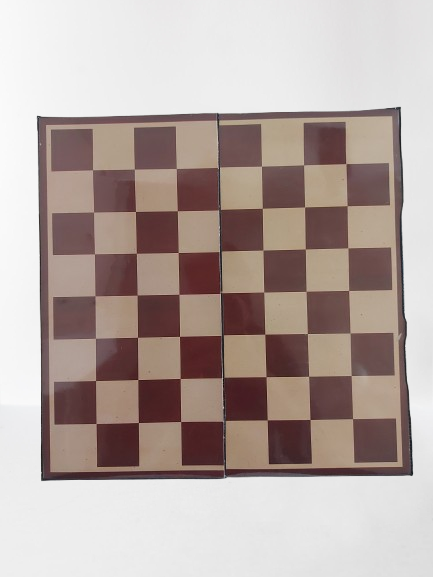
#> input picture Camera Calibration/Images/1.png, 433 x 577 px
$ jupyter execute Calibrate.ipynb
#> lines starting #> are read from the running program, lines starting #| are printed output that depends on the picture; after the words box and inside, x2 and y2 are one past the last pixel; in counts of white or black regions, pixels touching at a corner belong together
[cell 1]
import numpy as np
import cv2 as cv
import glob

[cell 2]
def prepare_object_points(rows, cols):
    """Prepare object points for chessboard corners."""
    objp = np.zeros((rows * cols, 3), np.float32)
    objp[:, :2] = np.mgrid[0:cols, 0:rows].T.reshape(-1, 2)
    return objp

[cell 3]
def convert_to_grayscale_and_threshold(img_path):
    """Convert image to grayscale and apply thresholding."""
#> called with img_path = './Images/1.png'
    img = cv.imread(img_path)
#> img is the input picture: shape (577, 433, 3); mean B, G, R 162, 166.7, 180.5
    gray = cv.cvtColor(img, cv.COLOR_BGR2GRAY)
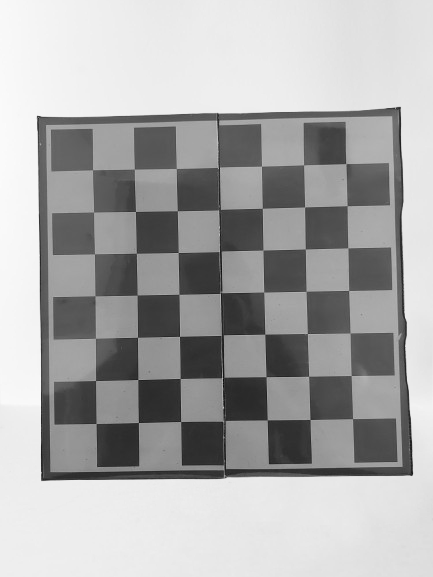
#> gray: shape (577, 433); min 8, max 251, mean 170.3
    _, gray = cv.threshold(gray, 127, 255, cv.THRESH_BINARY)
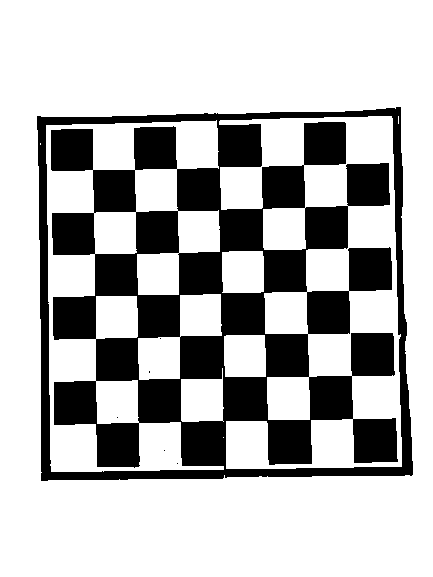
#> gray: shape (577, 433); 72.1% white; 6 black regions (5 under 20 px), largest, box (x1, y1, x2, y2) and area: (37, 107, 413, 481) 69770
    return gray

def check_chessboard_and_find_corners(gray, rows, cols, criteria):
    """Check for chessboard corners and refine them."""
#> called with rows = 7, cols = 7, criteria = (3, 30, 0.001)
    if not cv.checkChessboard(gray, (cols, rows)):
        return False, None

    ret, corners = cv.findChessboardCornersSB(gray, (cols, rows), flags=0)
#> ret = True; corners = 49 rows, first 8: [92.55, 169.8], [134.4, 169.3], [176.3, 168.5], [218.5, 167], [261.5, 166.2], [303.5, 165], [346, 163.7], [93.51, 212]
    if ret:
        corners = cv.cornerSubPix(gray, corners, (11, 11), (-1, -1), criteria)
#> corners = 49 rows, first 8: [92.4, 169.3], [134.8, 169.6], [176.7, 168.4], [218.6, 167.2], [261.5, 166.6], [303.5, 164.7], [345.5, 163.5], [93.53, 212.3]
    return ret, corners

[cell 4]
def process_images(image_paths, rows, cols, criteria):
    """Process each image to find chessboard corners."""
    objpoints = []
    imgpoints = []
    objp = prepare_object_points(rows, cols)

    for img_path in image_paths:
        gray = convert_to_grayscale_and_threshold(img_path)
        ret, corners = check_chessboard_and_find_corners(gray, rows, cols, criteria)

        if ret:
            objpoints.append(objp)
            imgpoints.append(corners)
            img = cv.imread(img_path)
            cv.drawChessboardCorners(img, (cols, rows), corners, ret)
            cv.imwrite(img_path.replace(".png", "_new.png").replace("Images", "Outputs"), img)
            cv.imshow('img', img)
            cv.waitKey(500)

    cv.destroyAllWindows()
    return objpoints, imgpoints, gray.shape[::-1]

def process_images_exclude(image_paths, rows, cols, criteria):
    """Process each image but exclude './Images/5.png'."""
    objpoints = []
    imgpoints = []
    objp = prepare_object_points(rows, cols)

    for img_path in image_paths:
        if img_path == './Images/5.png':
            print(f"Excluding {img_path} from processing.")
            continue

        gray = convert_to_grayscale_and_threshold(img_path)
        ret, corners = check_chessboard_and_find_corners(gray, rows, cols, criteria)
#> ret = True

        if ret:
            objpoints.append(objp)
            imgpoints.append(corners)
            img = cv.imread(img_path)
            cv.drawChessboardCorners(img, (cols, rows), corners, ret)
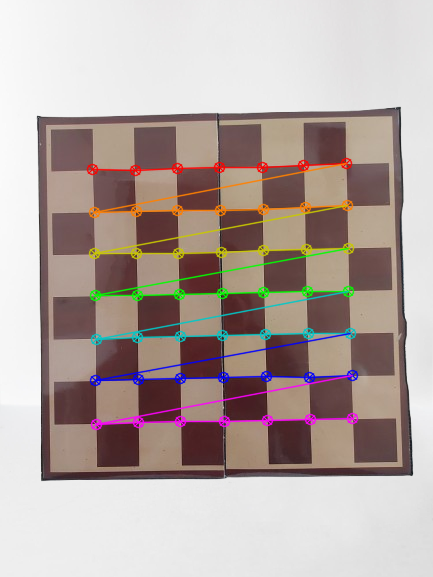
#> img: shape (577, 433, 3); 5.52% of pixels changed, all inside (x1, y1, x2, y2) = (86, 157, 359, 431)
            cv.imwrite(img_path.replace(".png", "_new.png").replace("Images", "Outputs"), img)
            cv.imshow('img', img)
            cv.waitKey(500)
#> pass 2 of the loop in process_images_exclude, `for img_path in image_paths:`:
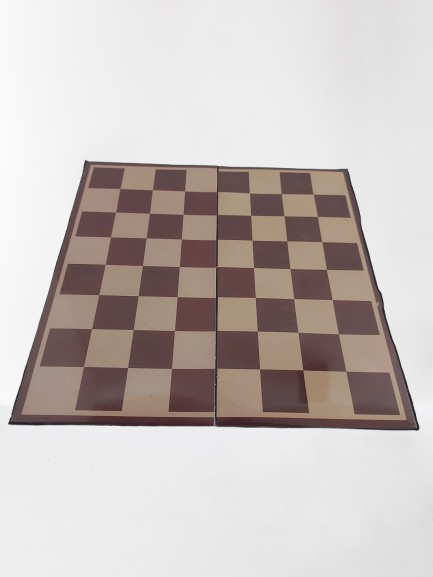
#> input picture Camera Calibration/Images/2.png, 433 x 577 px
#> in convert_to_grayscale_and_threshold, img is the input picture: shape (577, 433, 3); mean B, G, R 187, 189.7, 197.9
#> in convert_to_grayscale_and_threshold (call 2), `_, gray = cv.threshold(gray, 127, 255, cv.THRESH_BINARY)`:
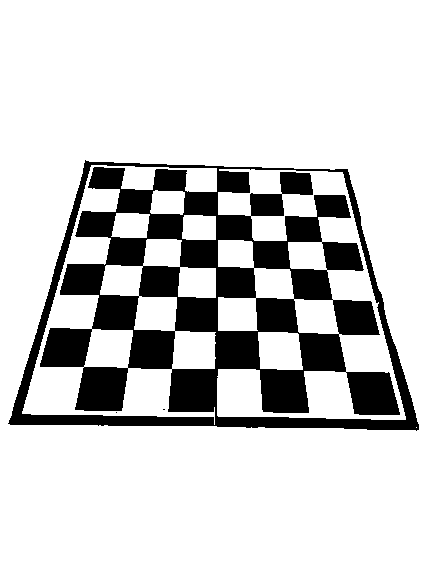
#> gray: shape (577, 433); 81.4% white; 3 black regions (2 under 20 px), largest, box (x1, y1, x2, y2) and area: (8, 160, 419, 431) 46521
#> in check_chessboard_and_find_corners (call 2), `ret, corners = cv.findChessboardCornersSB(gray, (cols, rows), flags=0)`: corners = 49 rows, first 8: [120, 188.6], [152.4, 189.9], [184.6, 190.9], [217, 191.5], [249.5, 192.8], [281.2, 193.4], [313.1, 194.3], [115.5, 212]
#> in check_chessboard_and_find_corners (call 2), `corners = cv.cornerSubPix(gray, corners, (11, 11), (-1, -1), criteria)`: corners = 49 rows, first 8: [120.2, 188.5], [152.6, 189.6], [184.6, 190.9], [217, 191.5], [249.7, 192.6], [281.4, 193.5], [312.8, 194.6], [115.5, 212]
#> in process_images_exclude, `cv.drawChessboardCorners(img, (cols, rows), corners, ret)`:
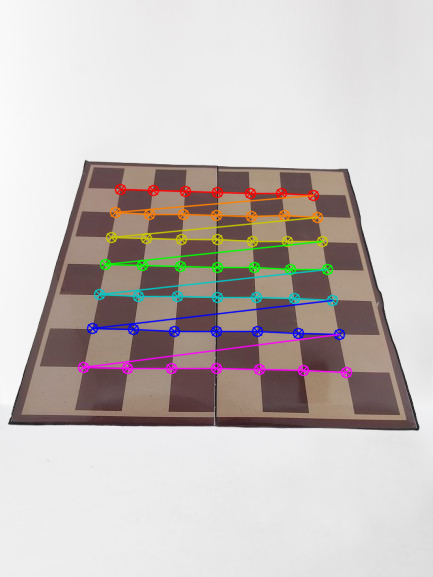
#> img: shape (577, 433, 3); 4.97% of pixels changed, all inside (x1, y1, x2, y2) = (77, 183, 353, 379)
#> pass 3 of the loop in process_images_exclude, `for img_path in image_paths:`:
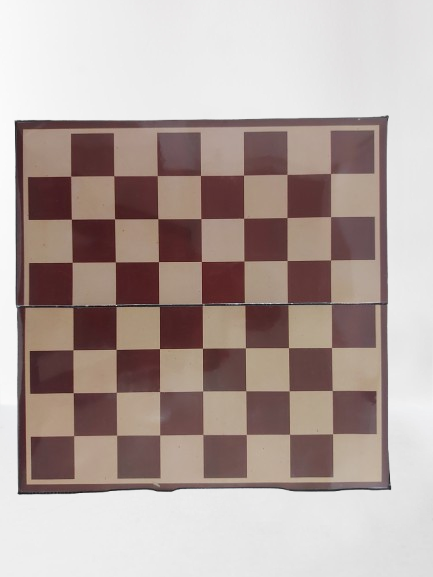
#> input picture Camera Calibration/Images/3.png, 433 x 577 px
#> in convert_to_grayscale_and_threshold, img is the input picture: shape (577, 433, 3); mean B, G, R 159.2, 163.7, 178.4
#> in convert_to_grayscale_and_threshold (call 3), `_, gray = cv.threshold(gray, 127, 255, cv.THRESH_BINARY)`:
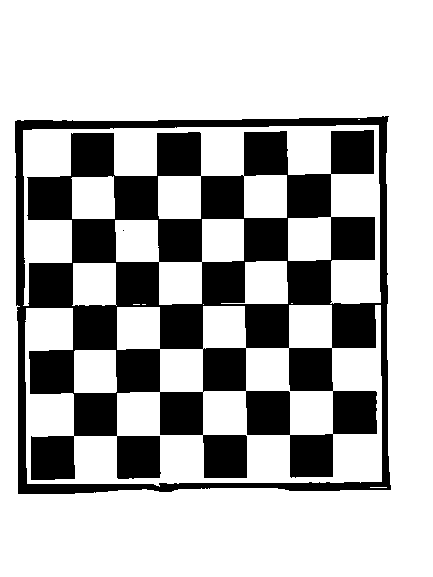
#> gray: shape (577, 433); 71.5% white; 2 black regions (1 under 20 px), largest, box (x1, y1, x2, y2) and area: (15, 116, 391, 494) 71318
#> in check_chessboard_and_find_corners (call 3), `ret, corners = cv.findChessboardCornersSB(gray, (cols, rows), flags=0)`: corners = 49 rows, first 8: [71.01, 176.1], [113.5, 175.9], [157, 175.5], [200.5, 175.5], [243.5, 175.4], [287, 174.6], [330.5, 173.5], [71.54, 219]
#> in check_chessboard_and_find_corners (call 3), `corners = cv.cornerSubPix(gray, corners, (11, 11), (-1, -1), criteria)`: corners = 49 rows, first 8: [70.68, 175.8], [113.4, 175.5], [157, 175.5], [200.5, 175.5], [243.4, 175.4], [287, 174.5], [330.5, 173.5], [71.5, 219]
#> in process_images_exclude, `cv.drawChessboardCorners(img, (cols, rows), corners, ret)`:
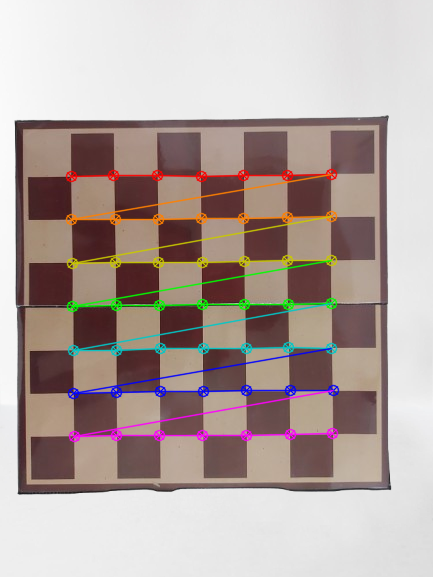
#> img: shape (577, 433, 3); 5.62% of pixels changed, all inside (x1, y1, x2, y2) = (65, 168, 340, 443)
#> the loop made 4 passes; the first 3 are shown

    cv.destroyAllWindows()
    return objpoints, imgpoints, gray.shape[::-1]

[cell 5]
def calibrate_camera(objpoints, imgpoints, image_shape):
    """Calibrate the camera using object and image points."""
#> pass 2 of the loop in process_images, `for img_path in image_paths:`:
#> pass 3 of the loop in process_images, `for img_path in image_paths:`:
#> the loop made 4 passes; the first 3 are shown
    ret, mtx, dist, rvecs, tvecs = cv.calibrateCamera(objpoints, imgpoints, image_shape, None, None)
    newcameramtx, roi = cv.getOptimalNewCameraMatrix(mtx, dist, (image_shape[1], image_shape[0]), 1, (image_shape[1], image_shape[0]))
    return ret, mtx, dist, rvecs, tvecs, newcameramtx, roi

[cell 6]
def print_rotation_matrices_tvecs(rvecs, tvecs, image_paths):
    """Print rotation matrices and translation vectors for each image."""
    for i, (rvec, tvec) in enumerate(zip(rvecs, tvecs)):
        rotation_matrix, _ = cv.Rodrigues(rvec)  # Convert rvec to rotation matrix
        print(f"Image: {image_paths[i]}")
        print(f"Rotation Matrix:\n{rotation_matrix}")
        print(f"Translation Vector (tvec):\n{tvec}")
        print("-------------------------------------------")

[cell 7]
criteria = (cv.TERM_CRITERIA_EPS + cv.TERM_CRITERIA_MAX_ITER, 30, 0.001)
rows, cols = 7, 7
images = glob.glob('./Images/*.png')

# Process images excluding './Images/5.png'
objpoints_exclude, imgpoints_exclude, image_shape = process_images_exclude(images, rows, cols, criteria)

# Calibrate camera using points *excluding* './Images/5.png'
ret_exclude, mtx_exclude, dist_exclude, rvecs_exclude, tvecs_exclude, newcameramtx_exclude, roi_exclude = calibrate_camera(objpoints_exclude, imgpoints_exclude, image_shape)

# Process all images without excluding any
objpoints_include, imgpoints_include, _ = process_images(images, rows, cols, criteria)

# Calibrate camera using points *including* './Images/5.png'
ret_include, mtx_include, dist_include, rvecs_include, tvecs_include, newcameramtx_include, roi_include = calibrate_camera(objpoints_include, imgpoints_include, image_shape)

[cell 8]
print("Results including './Images/5.png':")
print(f"Reprojection error: {ret_include}")
print("Camera matrix:\n", mtx_include)
print("Distortion coefficients:\n", dist_include)
print("New camera matrix:\n", newcameramtx_include)
print("Region of interest (ROI):\n", roi_include)
print_rotation_matrices_tvecs(rvecs_include, tvecs_include, images)

[cell 9]
print("\nResults excluding './Images/5.png':")
print(f"Reprojection error: {ret_exclude}")
print("Camera matrix:\n", mtx_exclude)
print("Distortion coefficients:\n", dist_exclude)
print("New camera matrix:\n", newcameramtx_exclude)
print("Region of interest (ROI):\n", roi_exclude)
print_rotation_matrices_tvecs(rvecs_exclude, tvecs_exclude, [img for img in images if img != './Images/5.png'])
